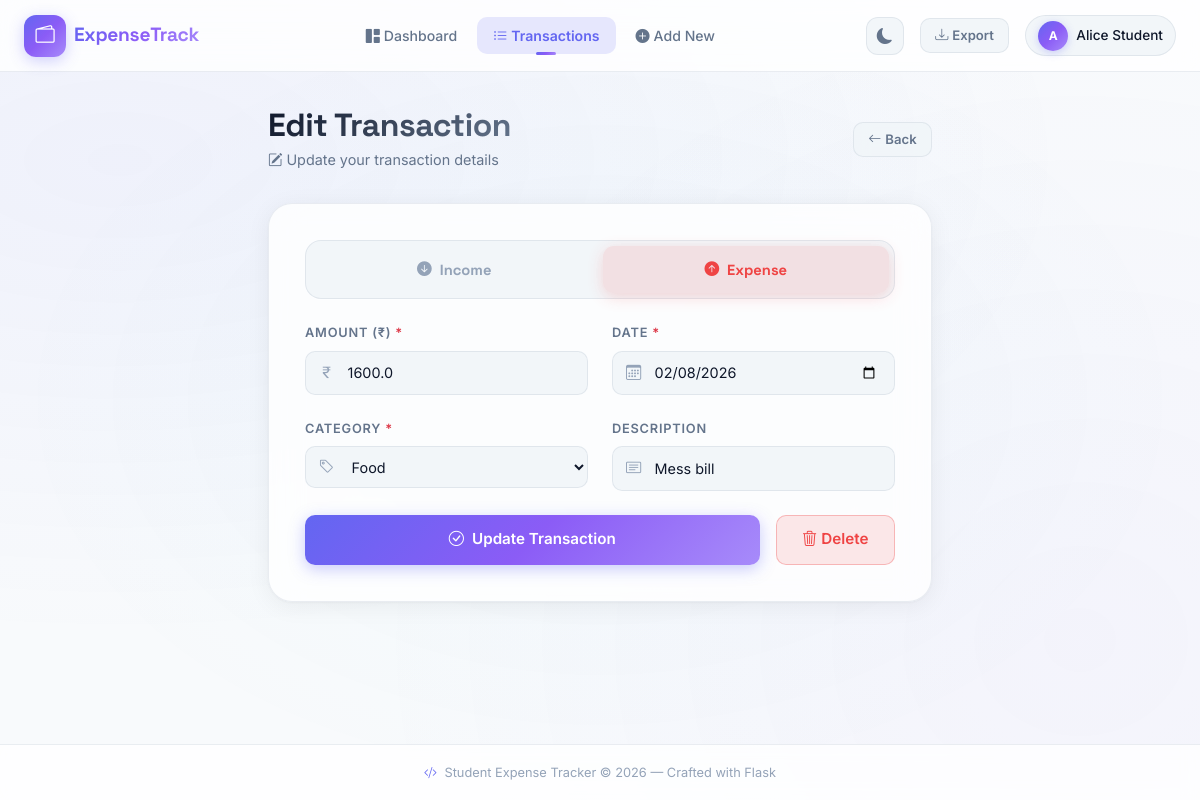
The app's page /edit/79 (signed in) with its own data.
### tables this page shows
CREATE TABLE transactions (
                id          INTEGER PRIMARY KEY AUTOINCREMENT,
                user_id     INTEGER NOT NULL,
                amount      REAL    NOT NULL,
                category    TEXT    NOT NULL,
                type        TEXT    NOT NULL CHECK(type IN ("Income","Expense")),
                date        TEXT    NOT NULL,
                description TEXT,
                FOREIGN KEY (user_id) REFERENCES users(id)
            );

### app.py (the view, shortened to what this page needs)
@app.route('/edit/<int:tx_id>', methods=['GET', 'POST'])
@login_required
def edit_transaction(tx_id):
    user_id = session['user_id']
    with get_db() as conn:
        tx = conn.execute(
            'SELECT * FROM transactions WHERE id = ? AND user_id = ?',
            (tx_id, user_id)
        ).fetchone()
    if not tx:
        flash('Transaction not found.', 'danger')
        return redirect(url_for('transactions'))
    return render_template('edit_transaction.html', tx=tx, categories=CATEGORIES)

### app.py (called while the page is built)
def get_db():
    conn = sqlite3.connect(DATABASE)
    conn.row_factory = sqlite3.Row  # Allows dict-like access to rows
    return conn

def login_required(f):
    @wraps(f)
    def decorated(*args, **kwargs):
        if 'user_id' not in session:
            flash('Please log in to access this page.', 'warning')
            return redirect(url_for('login'))
        return f(*args, **kwargs)
    return decorated

### templates/edit_transaction.html (shortened to what this page needs)
{% extends "base.html" %}
{% block content %}
<div class="page-container page-narrow">
    <div class="page-header">
        <div>
            <h1 class="page-title">Edit Transaction</h1>
            <p class="page-subtitle"><i class="bi bi-pencil-square me-1"></i>Update your transaction details</p>
        </div>
        <a href="{{ url_for('transactions') }}" class="btn btn-export">
            <i class="bi bi-arrow-left me-1"></i>Back
        </a>
    </div>
    <div class="form-card">
        <div class="type-selector mb-4">
            <label class="type-option">
                <span class="type-btn type-income">
                    <i class="bi bi-arrow-down-circle-fill me-2"></i>Income
                </span>
            </label>
            <label class="type-option">
                <span class="type-btn type-expense">
                    <i class="bi bi-arrow-up-circle-fill me-2"></i>Expense
                </span>
            </label>
        </div>
        <form method="POST" action="{{ url_for('edit_transaction', tx_id=tx.id) }}">
            <div class="row g-4">
                <div class="col-md-6">
                    <label class="form-label-custom">Amount (₹) <span class="text-danger">*</span></label>
                    <div class="input-wrapper">
                        <input type="number" name="amount" step="0.01" min="0.01"
                               value="{{ tx.amount }}"
                               class="form-control form-control-custom" required>
                    </div>
                </div>
                <div class="col-md-6">
                    <label class="form-label-custom">Date <span class="text-danger">*</span></label>
                    <div class="input-wrapper">
                        <input type="date" name="date" value="{{ tx.date }}"
                               class="form-control form-control-custom" required>
                    </div>
                </div>
                <div class="col-md-6">
                    <label class="form-label-custom">Category <span class="text-danger">*</span></label>
                    <div class="input-wrapper">
                        <select name="category" class="form-select form-select-custom" required>
                            {% for cat in categories %}
                            <option value="{{ cat }}" {% if tx.category == cat %}selected{% endif %}>{{ cat }}</option>
                            {% endfor %}
                        </select>
                    </div>
                </div>
                <div class="col-md-6">
                    <label class="form-label-custom">Description</label>
                    <div class="input-wrapper">
                        <input type="text" name="description" value="{{ tx.description or '' }}"
                               class="form-control form-control-custom" placeholder="Optional note...">
                    </div>
                </div>
                <div class="col-12 d-flex gap-3">
                    <button type="submit" class="btn btn-primary-custom flex-grow-1 btn-lg-custom">
                        <i class="bi bi-check-circle me-2"></i>Update Transaction
                    </button>
                    <form method="POST" action="{{ url_for('delete_transaction', tx_id=tx.id) }}"
                          onsubmit="return confirm('Are you sure you want to delete this transaction?')">
                        <button type="submit" class="btn btn-danger-custom btn-lg-custom">
                            <i class="bi bi-trash3 me-1"></i>Delete
                        </button>
                    </form>
                </div>
            </div>
        </form>
    </div>
</div>
{% endblock %}

### records on screen
transactions: amount "1600.0", date "02/08/2026", category "Food", description "Mess bill"

### other values on screen
{{ session.user_name[0].upper() }} "A"
{{ session.user_name }} "Alice Student"
